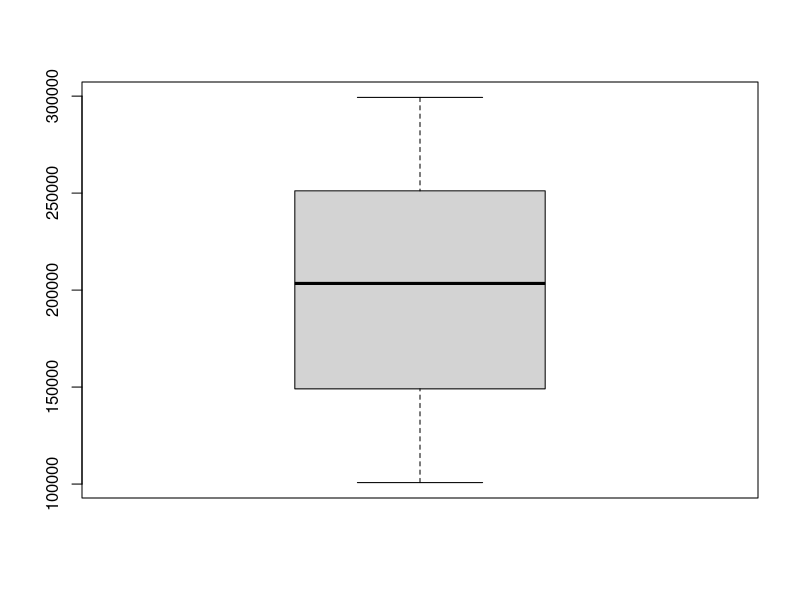
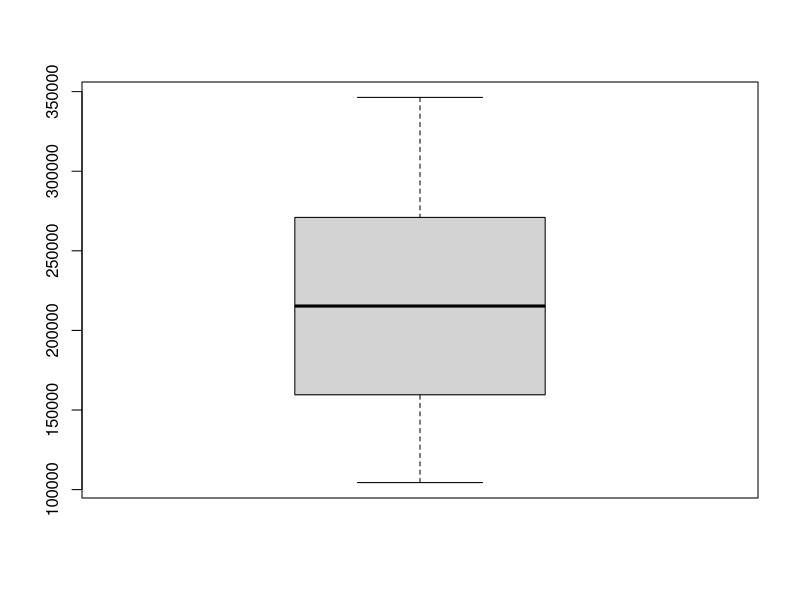

Here is the R script that generated these plots, in order:
## ---- chunk 1
knitr::opts_chunk$set(echo = TRUE)
## ---- chunk 2
# Načtení dat z CSV souboru do proměnné df
df <- read.csv("data/GOODS1n.csv")
## ---- chunk 3
# Základní informace o struktuře dat
str(df)

# Všechny možné kategorie produktů
unique(df$Class)
## ---- chunk 4
# Základní statistika pro jednotlivé sloupce
summary(df)
## ---- chunk 5
boxplot(df$Before)
boxplot(df$After)
